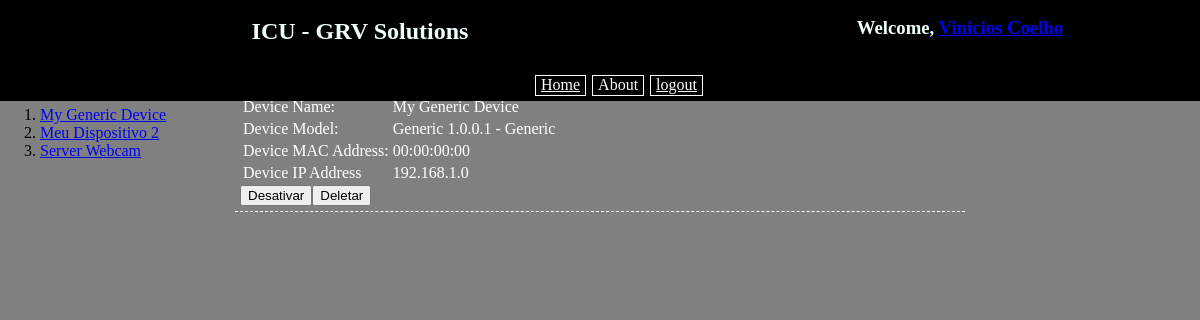
/icu/device/00000000/ (signed in), run on the app's committed database.
### icu/models.py (models this page shows, shortened)
class Profile(models.Model):
    user = models.OneToOneField(User, on_delete=models.CASCADE)
    first_name = models.TextField(max_length=30)
    last_name = models.TextField(max_length=80)
    email = models.EmailField()
    phone = models.TextField(max_length=20)

class Device(models.Model):
    device_model = models.ForeignKey(DeviceModel, on_delete=models.CASCADE, blank=False)
    mac_address = models.TextField(blank=False,unique=True,primary_key=True)
    ip_address = models.GenericIPAddressField(blank=False,unique=True)
    device_name = models.TextField(blank=True)
    slug = models.SlugField(blank=True)
    activeted = False

class DeviceModel(models.Model):
    device_type = models.ForeignKey(DeviceType,on_delete=models.CASCADE)
    device_model = models.TextField(max_length=120)
    def __str__(self):
        return str(self.device_model)

class DeviceType(models.Model):
    type_name = models.TextField(max_length=50)
    type_description = models.TextField(max_length=300)
    def __str__(self):
        return str(self.type_name)

### icu/views.py (the view)
# urls.py: url(r'^device/(?P<slug>[\w-]+)/$',views.DeviceDetails.as_view(),name='device_detail')
class DeviceDetails(LoginRequiredMixin, DetailView):
    model = models.Device
    template_name = 'icu/device_detail.html'
    fields = ['device_name','mac_address','ip_address','device_model']
    def get_object(self, queryset=None):
        device = get_object_or_404(models.Device,slug=self.kwargs['slug'])
        return device
    def get_context_data(self, **kwargs):
        context = super(DeviceDetails,self).get_context_data(**kwargs)
        context['all_devices'] = models.Device.objects.all()
        try:
            profile = models.Profile.objects.get(user=self.request.user)
            if profile:
                context['profile'] = profile
        except:
            pass
        return context

### icu/templates/icu/device_detail.html (shortened to what this page needs)
<!DOCTYPE html>
<html lang="en">
<head>
    {% load staticfiles %}
    <link type="text/css" rel="stylesheet" href="{% static "icu/dark.css" %}">
</head>
<body>
    <div class="upper_menu">
        <div>
            <div id="upper_title" ><br><H2>ICU - GRV Solutions</H2></div>
            <div id="upper_tools" ><br><h3>Welcome, {% if profile %}<a href="{% url 'icu:update_profile' profile.id %}">{{ profile.first_name  }} {{ profile.last_name }}</a>{% else %}<a href="{% url 'icu:create_profile' %}">{{ request.user }}</a>{% endif %}</h3></div>
        </div>
        <br>
        <div class="horizontal_menu" style="width: 100%">
            <ul class="horizontal_menu">
                <li class="horizontal_menu"><a class="horizontal_menu" href="{% url 'icu:index' %}">Home</a></li>
                <li class="horizontal_menu"><a class="horizontal_menu">About</a></li>
                <li class="horizontal_menu"><a class="horizontal_menu" href="{% url 'icu:logout' %}">logout</a></li>
            </ul>
        </div>
    </div>
        <div>
            <br />
            <br />
            <br />
            <br />
            <br />
        <div class="side_menu">
                <ol>{% for de in all_devices %}
                    <li><a href="{% url 'icu:device_detail' slug=de.slug %}" >{{ de.device_name }}</a></li>
                {% endfor %}
                </ol>
        </div>
        <div class="main_content">
            <table>
                <tr>
                    <td>Device Name:</td><td>{{ device.device_name }}</td>
                </tr>
                <tr>
                    <td>Device Model:</td><td>{{ device.device_model }} - {{ device.device_model.device_type }}</td>
                </tr>
                <tr>
                    <td>Device MAC Address:</td><td>{{ device.mac_address }}</td>
                </tr>
                <tr>
                    <td>Device IP Address</td><td>{{ device.ip_address }}</td>
                </tr>
            </table>
            <button>Desativar</button><button>Deletar</button>
        </div>
    </div>
</body>
</html>

### icu/static/icu/dark.css (style rules this page uses)
body { margin: 0; padding: 0; background: gray; font-family: Georgia, "Times New Roman", Times, serif; }
.upper_menu { background-color: black; color: azure; margin: 0; width: 100%; position: fixed; vertical-align: middle; margin-top: -20px; overflow: hidden; text-align: center; clear: both; }
.horizontal_menu { alignment: center; display: inline; list-style-type: none; }
.horizontal_menu a { display: inline-block; color: white; padding-right: 5px; border: 1px solid white ; padding-bottom: 1px; padding-left: 5px; margin-bottom: 5px; margin-right: 2px; }
.main_content { color: #FFF; padding-top: 5px; padding-right: 5px; padding-bottom: 5px; padding-left: 5px; font-family:Georgia, "Times New Roman", Times, serif; border-bottom: white dashed 1px; width: 60%; clear: top; margin: auto; }
.side_menu { float: left; width: 20%; height: auto; }
#upper_title { float: left; width: 60%; height: auto; }
#upper_tools { margin-left: 60%; width: 40%; height: auto; }

### data on the page
Profile: first_name "Vinicios", last_name "Coelho"
Device: device_name "My Generic Device", device_model "Generic 1.0.0.1", device_model.device_type "Generic", mac_address "00:00:00:00", ip_address "192.168.1.0"
Device: device_name "Meu Dispositivo 2"
Device: device_name "Server Webcam"
